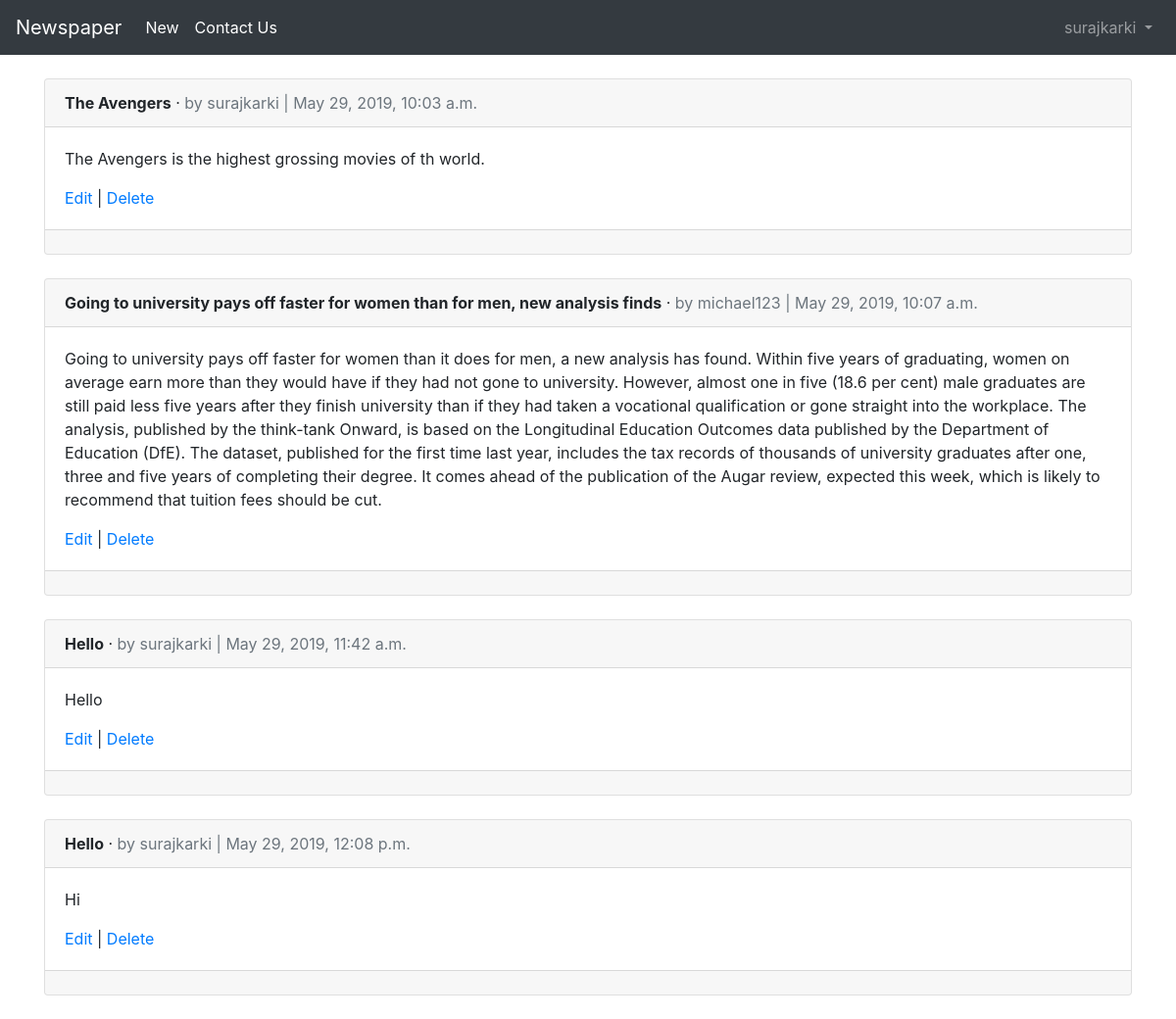
Before: /articles/ (signed in) with the older database file.
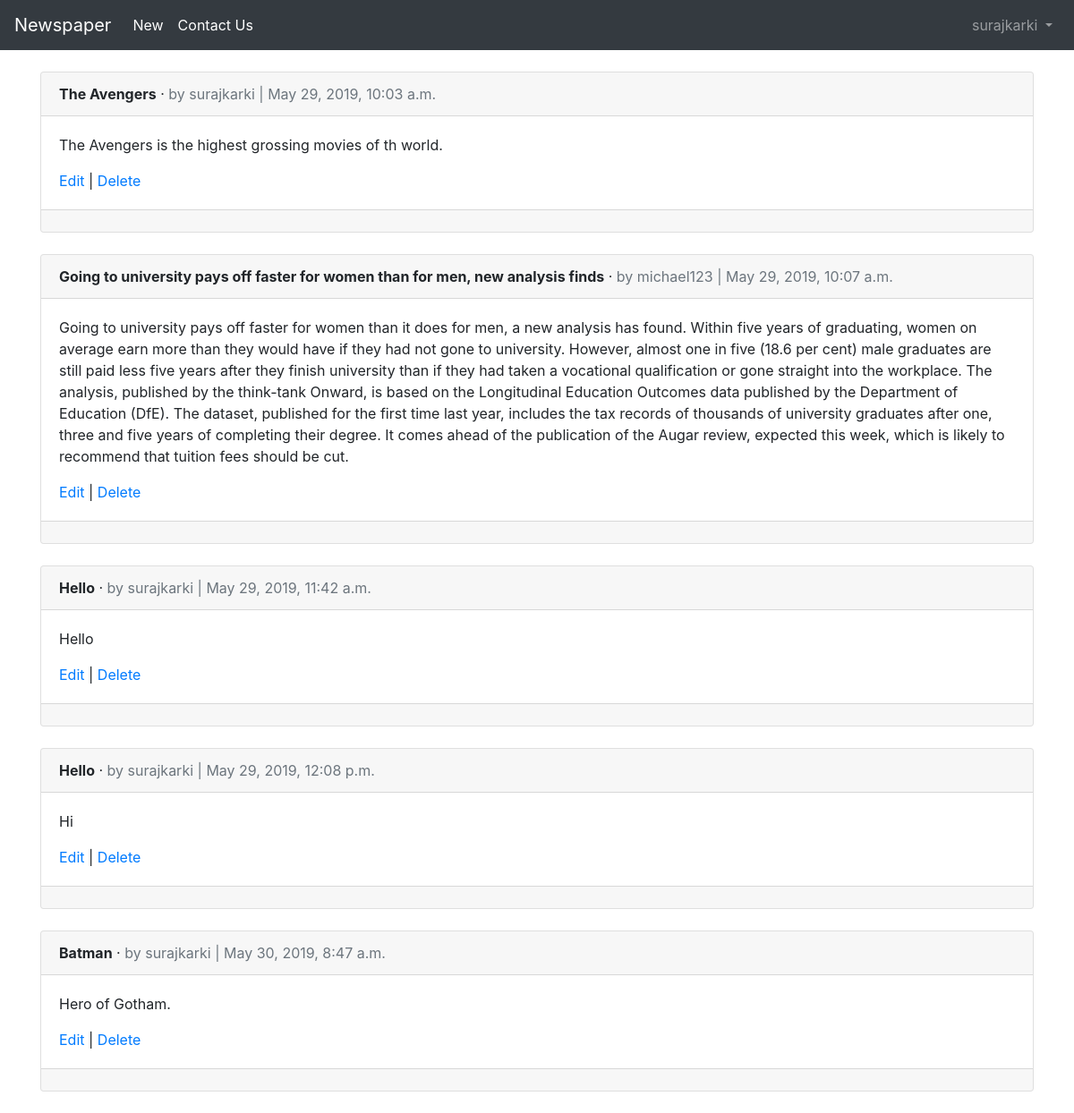
After: the same page with the newer database file.
### users/models.py (models this page shows)
class CustomUser(AbstractUser):                # Class for custom user.
    age = models.PositiveIntegerField(null=True, blank=True)

### articles/models.py (models this page shows, shortened)
class Article(models.Model):
   title = models.CharField(max_length=255)
   body = models.TextField()
   date = models.DateTimeField(auto_now_add=True)
   author = models.ForeignKey(
     get_user_model(),
     on_delete=models.CASCADE,
    )

### articles/views.py (the view)
# urls.py: path('', ArticleListView.as_view(), name='article_list'),
class ArticleListView(LoginRequiredMixin,ListView):
      model = Article
      template_name = 'articles/article_list.html'
      login_url = 'login'

### articles/templates/articles/article_list.html (shortened to what this page needs)
{% extends 'users/base.html' %}
{% block content %}
{% for article in object_list %}
	<div class="card">
		<div class="card-header">
			<span class="font-weight-bold">{{ article.title }}</span> &middot;
			<span class="text-muted">by {{ article.author }} |
			{{ article.date }}</span>
		</div>
		<div class="card-body">
			<p>{{ article.body }}</p>
			<a href="{% url 'article_edit' article.pk %}">Edit</a> |
			<a href="{% url 'article_delete' article.pk %}">Delete</a>
		</div>
		<div class="card-footer">
		</div>
	</div>
	<br />
{% endfor %}
{% endblock content %}

### users/templates/users/base.html (shortened to what this page needs)
<!doctype html>
<html lang="en">
	<head>
		<link rel="stylesheet"
			href="https://stackpath.bootstrapcdn.com/bootstrap/4.1.3/css/\
			bootstrap.min.css"
			integrity="sha384-MCw98/SFnGE8fJT3GXwEOngsV7Zt27NXFoaoApmYm81i\
			uXoPkFOJwJ8ERdknLPMO"
>
	</head>
	<body>
		<nav class="navbar navbar-expand-md navbar-dark bg-dark mb-4">
			<a class="navbar-brand" href="{% url 'home' %}">Newspaper</a>
			<div class="collapse navbar-collapse" id="navbarCollapse">
				{% if user.is_authenticated %}
					<div class="collapse navbar-collapse" id="navbarNav">
						<ul class="navbar-nav">
							<li class="nav-item active">
								<a class="nav-link" href="{% url 'article_new' %}">New <span class="sr-only">(current)</span></a>
							</li>
						</ul>
						<ul class="navbar-nav">
							<li class="nav-item active">
								<a class="nav-link" href="/users/contact">Contact Us <span class="sr-only">(current)</span></a>
							</li>
						</ul>
						<ul class="navbar-nav ml-auto">
							<li class="nav-item">
								<a class="nav-link dropdown-toggle" href="#" id="userMenu"
									data-toggle="dropdown" aria-haspopup="true"
									aria-expanded="false">
									{{ user.username }}
								</a>
							</li>
						</ul>
					{% endif %}
				</div>
			</div>
		</nav>
		<div class="container">
			{% block content %}
			{% endblock content %}
		</div>
	</body>
</html>

Changed rows visible on the page:
added Article: title "Batman", author "surajkarki", date "May 30, 2019, 8:47 a.m.", body "Hero of Gotham."
